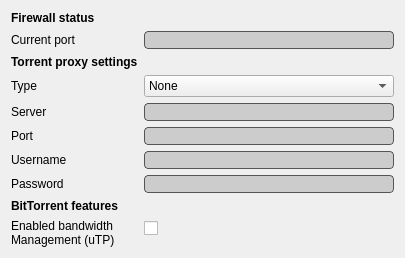
            <widget class="QWidget" name="settings_connection_tab">
             <layout class="QFormLayout" name="formLayout">
              <property name="fieldGrowthPolicy">
               <enum>QFormLayout::ExpandingFieldsGrow</enum>
              </property>
              <property name="labelAlignment">
               <set>Qt::AlignLeading|Qt::AlignLeft|Qt::AlignTop</set>
              </property>
              <property name="formAlignment">
               <set>Qt::AlignLeading|Qt::AlignLeft|Qt::AlignTop</set>
              </property>
              <item row="0" column="0">
               <widget class="QLabel" name="tribler_profile_header_label">
                <property name="styleSheet">
                 <string notr="true">font-weight: bold;</string>
                </property>
                <property name="text">
                 <string>Firewall status</string>
                </property>
               </widget>
              </item>
              <item row="1" column="0">
               <widget class="QLabel" name="label_2">
                <property name="styleSheet">
                 <string notr="true"/>
                </property>
                <property name="text">
                 <string>Current port</string>
                </property>
               </widget>
              </item>
              <item row="1" column="1">
               <widget class="QLineEdit" name="firewall_current_port_input">
                <property name="sizePolicy">
                 <sizepolicy hsizetype="Fixed" vsizetype="Fixed">
                  <horstretch>0</horstretch>
                  <verstretch>0</verstretch>
                 </sizepolicy>
                </property>
                <property name="minimumSize">
                 <size>
                  <width>250</width>
                  <height>0</height>
                 </size>
                </property>
                <property name="maximumSize">
                 <size>
                  <width>250</width>
                  <height>16777215</height>
                 </size>
                </property>
                <property name="styleSheet">
                 <string notr="true">border: 1px solid #555;
background-color: #ccc;
border-radius: 4px;</string>
                </property>
               </widget>
              </item>
              <item row="2" column="0">
               <widget class="QLabel" name="label_4">
                <property name="styleSheet">
                 <string notr="true">font-weight: bold;</string>
                </property>
                <property name="text">
                 <string>Torrent proxy settings</string>
                </property>
               </widget>
              </item>
              <item row="3" column="0">
               <widget class="QLabel" name="label_11">
                <property name="styleSheet">
                 <string notr="true"/>
                </property>
                <property name="text">
                 <string>Type</string>
                </property>
               </widget>
              </item>
              <item row="3" column="1">
               <widget class="QComboBox" name="lt_proxy_type_combobox">
                <property name="minimumSize">
                 <size>
                  <width>250</width>
                  <height>0</height>
                 </size>
                </property>
                <property name="maximumSize">
                 <size>
                  <width>250</width>
                  <height>16777215</height>
                 </size>
                </property>
                <item>
                 <property name="text">
                  <string>None</string>
                 </property>
                </item>
                <item>
                 <property name="text">
                  <string>Socks4</string>
                 </property>
                </item>
                <item>
                 <property name="text">
                  <string>Socks5</string>
                 </property>
                </item>
                <item>
                 <property name="text">
                  <string>Socks5 with authentication</string>
                 </property>
                </item>
                <item>
                 <property name="text">
                  <string>HTTP</string>
                 </property>
                </item>
                <item>
                 <property name="text">
                  <string>HTTP with authentication</string>
                 </property>
                </item>
               </widget>
              </item>
              <item row="4" column="0">
               <widget class="QLabel" name="label_5">
                <property name="styleSheet">
                 <string notr="true"/>
                </property>
                <property name="text">
                 <string>Server</string>
                </property>
               </widget>
              </item>
              <item row="4" column="1">
               <widget class="QLineEdit" name="lt_proxy_server_input">
                <property name="sizePolicy">
                 <sizepolicy hsizetype="Fixed" vsizetype="Fixed">
                  <horstretch>0</horstretch>
                  <verstretch>0</verstretch>
                 </sizepolicy>
                </property>
                <property name="minimumSize">
                 <size>
                  <width>250</width>
                  <height>0</height>
                 </size>
                </property>
                <property name="maximumSize">
                 <size>
                  <width>250</width>
                  <height>16777215</height>
                 </size>
                </property>
                <property name="styleSheet">
                 <string notr="true">border: 1px solid #555;
background-color: #ccc;
border-radius: 4px;</string>
                </property>
               </widget>
              </item>
              <item row="5" column="0">
               <widget class="QLabel" name="label_12">
                <property name="styleSheet">
                 <string notr="true"/>
                </property>
                <property name="text">
                 <string>Port</string>
                </property>
               </widget>
              </item>
              <item row="5" column="1">
               <widget class="QLineEdit" name="lt_proxy_port_input">
                <property name="minimumSize">
                 <size>
                  <width>250</width>
                  <height>0</height>
                 </size>
                </property>
                <property name="maximumSize">
                 <size>
                  <width>250</width>
                  <height>16777215</height>
                 </size>
                </property>
                <property name="styleSheet">
                 <string notr="true">border: 1px solid #555;
background-color: #ccc;
border-radius: 4px;</string>
                </property>
               </widget>
              </item>
              <item row="6" column="0">
               <widget class="QLabel" name="label_13">
                <property name="styleSheet">
                 <string notr="true"/>
                </property>
                <property name="text">
                 <string>Username</string>
                </property>
               </widget>
              </item>
              <item row="6" column="1">
               <widget class="QLineEdit" name="lt_proxy_username_input">
                <property name="minimumSize">
                 <size>
                  <width>250</width>
                  <height>0</height>
                 </size>
                </property>
                <property name="maximumSize">
                 <size>
                  <width>250</width>
                  <height>16777215</height>
                 </size>
                </property>
                <property name="styleSheet">
                 <string notr="true">border: 1px solid #555;
background-color: #ccc;
border-radius: 4px;</string>
                </property>
               </widget>
              </item>
              <item row="7" column="0">
               <widget class="QLabel" name="label_14">
                <property name="styleSheet">
                 <string notr="true"/>
                </property>
                <property name="text">
                 <string>Password</string>
                </property>
               </widget>
              </item>
              <item row="7" column="1">
               <widget class="QLineEdit" name="lt_proxy_password_input">
                <property name="minimumSize">
                 <size>
                  <width>250</width>
                  <height>0</height>
                 </size>
                </property>
                <property name="maximumSize">
                 <size>
                  <width>250</width>
                  <height>16777215</height>
                 </size>
                </property>
                <property name="styleSheet">
                 <string notr="true">border: 1px solid #555;
background-color: #ccc;
border-radius: 4px;</string>
                </property>
               </widget>
              </item>
              <item row="8" column="0">
               <widget class="QLabel" name="label_15">
                <property name="styleSheet">
                 <string notr="true">font-weight: bold;</string>
                </property>
                <property name="text">
                 <string>BitTorrent features</string>
                </property>
               </widget>
              </item>
              <item row="9" column="0">
               <widget class="QLabel" name="label_6">
                <property name="styleSheet">
                 <string notr="true"/>
                </property>
                <property name="text">
                 <string>Enabled bandwidth
Management (uTP)</string>
                </property>
               </widget>
              </item>
              <item row="9" column="1">
               <widget class="QCheckBox" name="lt_utp_checkbox">
                <property name="styleSheet">
                 <string notr="true">margin-top: 2px;</string>
                </property>
                <property name="text">
                 <string/>
                </property>
               </widget>
              </item>
             </layout>
            </widget>
